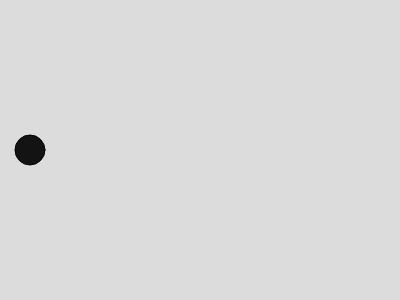
Frame 1 (no input)
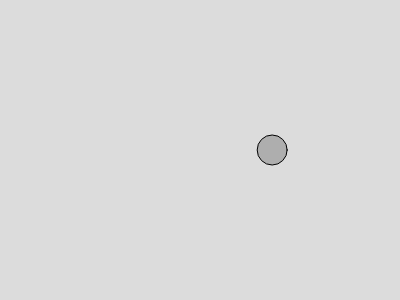
Frame 60 (no input)
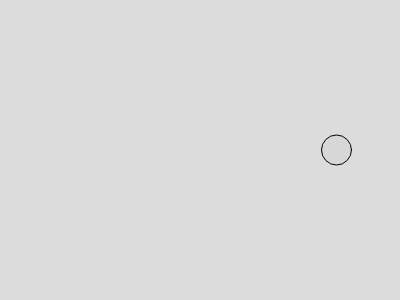
Frame 120 (the mouse pressed at the canvas centre since frame 60)

The p5.js sketch that drew these frames (run headless with seeded random() and noise() and a simulated clock; from frame 60 on, the mouse is pressed at the canvas centre):

// p5.js sketch
// ── sketch.js
// https://editor.p5js.org/jht1493/sketches/gobuvz-LX
// 3.4 Bouncing Ball sin
// Use sin function for smoother bounce animation

/*
4. Optional Challenge: Make its fill color bounce back and forth fading from white to black and then back to white again. Challenge: Make the fill color bouncing back and forth sync up with the ball bouncing back and forth. Extra-challenge: Can you do it without using the map() function?
*/

let r = 30;
let posX = 30;
let iframe = 0;
let speedAngle = 0.04;
// let speedX = 2;
let color;

function setup() {
  createCanvas(400, 300);
}

function draw() {
  background(220);
  color = round((posX / width) * 255);
  fill(color);

  circle(posX, height/2, r);
  
  // posX = speedX + posX;
  let widthHalf = width/2
  let ang = iframe / TWO_PI
  posX = widthHalf + sin( ang ) * widthHalf
  
  iframe += speedAngle;
  
  // if (posX > width || posX < 0) {
  //   speedX = -speedX;
  // }
}

// https://editor.p5js.org/jht1493/sketches/DbmzeU7i5
// 3.4 Bouncing Ball by Herui -- suggestions

// https://editor.p5js.org/hc3786/sketches/_Wfc0mflF
// 3.4 Bouncing Ball by Herui
